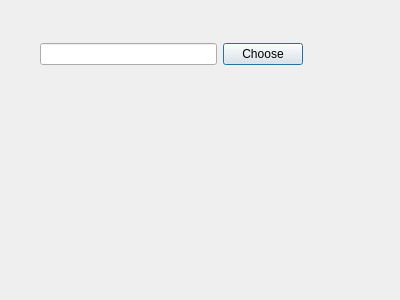
<?xml version="1.0" encoding="UTF-8"?>
<ui version="4.0">
 <class>FilePicker</class>
 <widget class="QWidget" name="FilePicker">
  <property name="geometry">
   <rect>
    <x>0</x>
    <y>0</y>
    <width>400</width>
    <height>300</height>
   </rect>
  </property>
  <property name="windowTitle">
   <string>Form</string>
  </property>
  <widget class="QWidget" name="">
   <property name="geometry">
    <rect>
     <x>40</x>
     <y>40</y>
     <width>263</width>
     <height>28</height>
    </rect>
   </property>
   <layout class="QHBoxLayout" name="horizontalLayout">
    <item>
     <widget class="QLineEdit" name="pathEdit"/>
    </item>
    <item>
     <widget class="QPushButton" name="chooseButton">
      <property name="text">
       <string>Choose</string>
      </property>
      <property name="autoDefault">
       <bool>true</bool>
      </property>
      <property name="default">
       <bool>true</bool>
      </property>
      <property name="flat">
       <bool>false</bool>
      </property>
     </widget>
    </item>
   </layout>
  </widget>
 </widget>
 <resources/>
 <connections/>
</ui>
